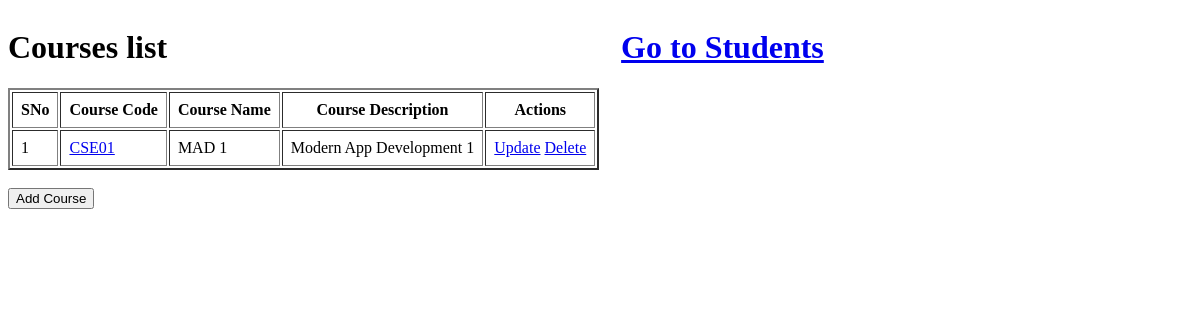
The app's page /courses, older data.
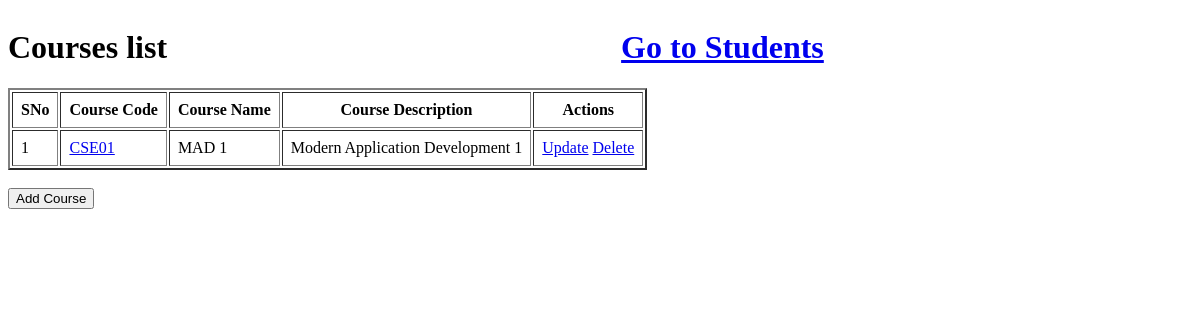
The same page, newer data.
### app.py (models this page shows)
class Course(db.Model):
    course_id = db.Column(db.Integer, primary_key = True, autoincrement = True)
    course_code = db.Column(db.String, unique = True, nullable = False)
    course_name = db.Column(db.String, nullable = False)
    course_description = db.Column(db.String)
    students = db.relationship("Student", backref = "courses", secondary = "enrollments")

### app.py (the view)
@app.route('/courses')
def courses():
    courses = Course.query.all()
    return render_template("courses.html", courses = courses)

### templates/courses.html (shortened to what this page needs)
<!DOCTYPE html>
<html lang="en">
<head>
</head>
<body>
    <div class="header" >
        <h1 style="display: inline-block;">Courses list</h1>
        <h1 style="display: inline-block;margin-left: 450px;"><a href="/">Go to Students</a></h1>
    </div>
    {% if courses %}
    <table id = "all-courses" border="2" cellpadding="8px">
        <tr>
            <th>SNo</th>
            <th>Course Code</th>
            <th>Course Name</th>
            <th>Course Description</th>
            <th>Actions</th>
        </tr>
        {% for course in courses %}
        <tr>
            <td>{{ loop.index }}</td>
            <td><a href="/course/{{ course.course_id }}">{{ course.course_code }}</a></td>
            <td>{{ course.course_name }}</td>
            <td>{{ course.course_description }}</td>
            <td>
                <a href="/course/{{ course.course_id }}/update">Update</a>
                <a href="/course/{{ course.course_id }}/delete">Delete</a>
            </td>
        </tr>
        {% endfor %}
    </table><br>
    {% else %}
    <p>No courses found. Add the courses now!</p>
    {% endif %}
    <a href="/course/create"><button>Add Course</button></a>
</html>

Row changes from the older to the newer data that the page shows:
changed Course "CSE01": course_description "Modern App Development 1" → "Modern Application Development 1"
